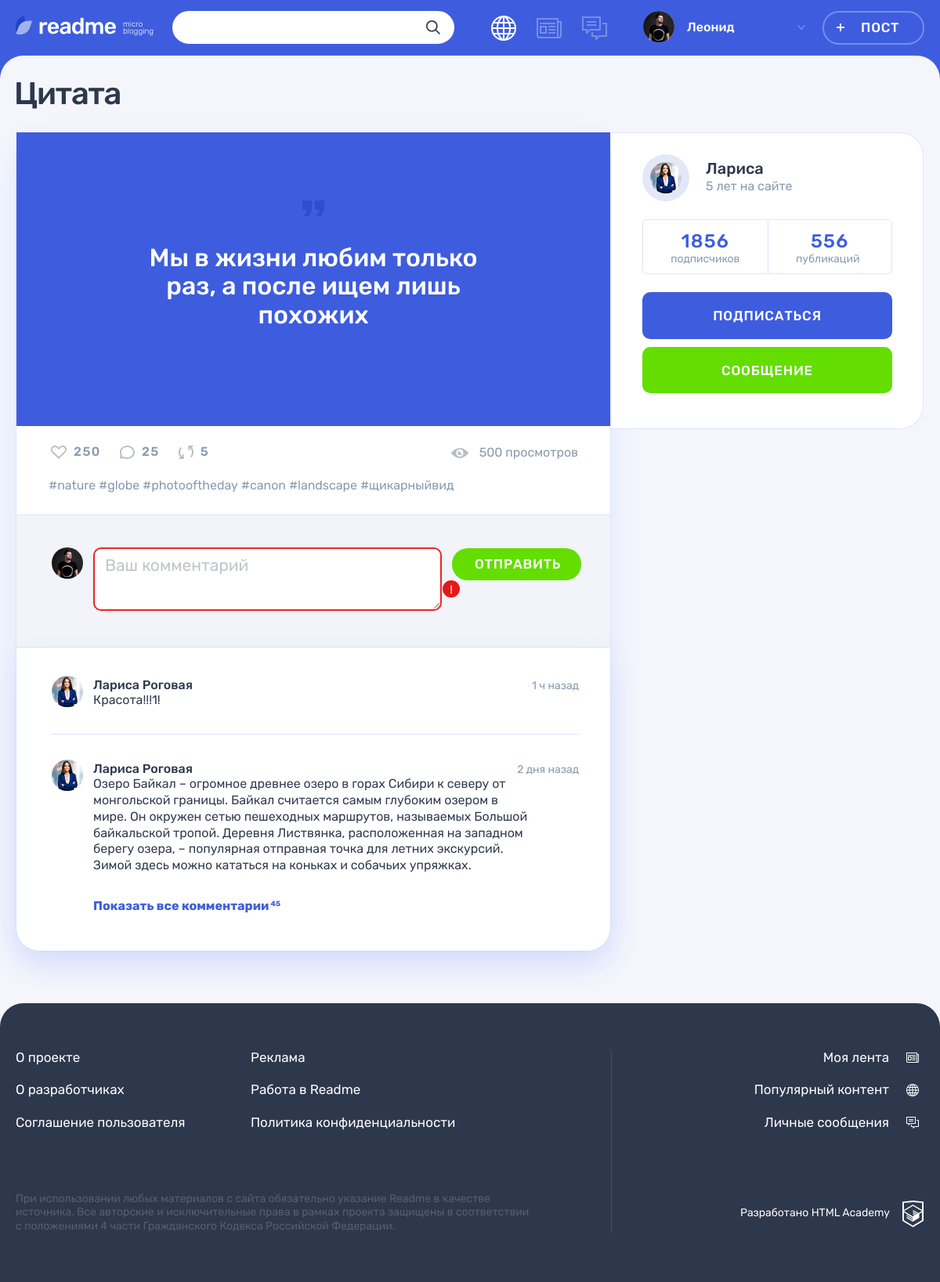
Screenshot of /post.php?post_id=1 with the database file from the repository.
### tables this page shows
CREATE TABLE post (
    id INT AUTO_INCREMENT PRIMARY KEY,
    create_date datetime NOT NULL DEFAULT CURRENT_TIMESTAMP,
    heading char(64) NOT NULL,
    content text DEFAULT NULL,
    author_quote char(64) DEFAULT NULL,
    image char(255) DEFAULT NULL,
    video char(255) DEFAULT NULL,
    link char(255) DEFAULT NULL,
    number_views int(11) DEFAULT NULL,
    users_id int(11) NOT NULL,
    hash_id int(11) NOT NULL,
    type_content_id int(11) NOT NULL,
    FOREIGN KEY (users_id)  REFERENCES users (id),
    FOREIGN KEY (hash_id)  REFERENCES hash (id),
    FOREIGN KEY (type_content_id)  REFERENCES type_content (id)
);

CREATE TABLE users (
   id INT AUTO_INCREMENT PRIMARY KEY,
   registration_date TIMESTAMP DEFAULT CURRENT_TIMESTAMP,
   email VARCHAR(128) NOT NULL UNIQUE,
   name CHAR(255) NOT NULL,
   password CHAR(64) NOT NULL,
   avatar_path CHAR(255) NOT NULL
);

### helpers.php (called while the page is built, shortened)
<?php
function include_template($name, array $data = [])
{
    $name = 'templates/' . $name;
    extract($data);
    require $name;
    $result = ob_get_clean();
    return $result;
}

### post.php (the view, shortened to what this page needs)
<?php
require_once('helpers.php');
require_once('connection.php');
$is_auth = rand(0, 1);
$user_name = 'Леонид';
$title = 'Популярное';
$add_form = false;
$id = filter_input(INPUT_GET, 'post_id', FILTER_VALIDATE_INT);
$sql = 'SELECT p.id, p.heading, p.content, p.image, p.link, p.video, u.name, u.avatar_path, t.class_name
    FROM post p
    JOIN users u ON p.users_id = u.id
    JOIN type_content t ON p.type_content_id = t.id';
if ($id) {
    $sql .= ' WHERE p.id = ' . $id;
    $result = mysqli_query($con, $sql);
    $active_post = mysqli_fetch_array($result, MYSQLI_ASSOC);
}
$post_content = include_template("post-" . $active_post['class_name'] . ".php", ['content' => $active_post]);
$page_content = include_template('one-post.php',
    [
        'content' => $post_content,
        'post' => $active_post
    ]);
$layout_content = include_template('layout.php',
    [
        'content' => $page_content,
        'title' => $title,
        'user_name' => $user_name,
        'is_auth' => $is_auth,
        'add_form' => $add_form
    ]);
print($layout_content);

### templates/post-quote.php (shortened to what this page needs)
<div class="post-details__image-wrapper post-quote">
    <div class="post__main">
        <blockquote>
            <p>
                <?= $content['content'] ?>
            </p>
        </blockquote>
    </div>
</div>

### templates/one-post.php (shortened to what this page needs)
<!DOCTYPE html>
<main class="page__main page__main--publication">
    <div class="container">
        <h1 class="page__title page__title--publication"><?= $post['heading'] ?></h1>
        <section class="post-details">
            <div class="post-details__wrapper post-photo">
                <div class="post-details__main-block post post--details">
                    <?= $content ?>
                    <div class="post__indicators">
                        <div class="post__buttons">
                            <a class="post__indicator post__indicator--likes button" href="#" title="Лайк">
                                <svg class="post__indicator-icon" width="20" height="17">
                                    <use xlink:href="#icon-heart"></use>
                                </svg>
                                <span>250</span>
                            </a>
                            <a class="post__indicator post__indicator--comments button" href="#" title="Комментарии">
                                <svg class="post__indicator-icon" width="19" height="17">
                                    <use xlink:href="#icon-comment"></use>
                                </svg>
                                <span>25</span>
                            </a>
                            <a class="post__indicator post__indicator--repost button" href="#" title="Репост">
                                <svg class="post__indicator-icon" width="19" height="17">
                                    <use xlink:href="#icon-repost"></use>
                                </svg>
                                <span>5</span>
                            </a>
                        </div>
                        <span class="post__view">500 просмотров</span>
                    </div>
                    <ul class="post__tags">
                        <li><a href="#">#nature</a></li>
                        <li><a href="#">#globe</a></li>
                        <li><a href="#">#photooftheday</a></li>
                        <li><a href="#">#canon</a></li>
                        <li><a href="#">#landscape</a></li>
                        <li><a href="#">#щикарныйвид</a></li>
                    </ul>
                    <div class="comments">
                        <form class="comments__form form" action="#" method="post">
                            <div class="comments__my-avatar">
                                <img class="comments__picture" src="img/userpic-medium.jpg" alt="Аватар пользователя">
                            </div>
                            <div class="form__input-section form__input-section--error">
                                <textarea class="comments__textarea form__textarea form__input" placeholder="Ваш комментарий"></textarea>
                                <button class="form__error-button button" type="button">!</button>
                            </div>
                            <button class="comments__submit button button--green" type="submit">Отправить</button>
                        </form>
                        <div class="comments__list-wrapper">
                            <ul class="comments__list">
                                <li class="comments__item user">
                                    <div class="comments__avatar">
                                        <a class="user__avatar-link" href="#">
                                            <img class="comments__picture" src="img/userpic-larisa.jpg" alt="Аватар пользователя">
                                        </a>
                                    </div>
                                    <div class="comments__info">
                                        <div class="comments__name-wrapper">
                                            <a class="comments__user-name" href="#">
                                                <span>Лариса Роговая</span>
                                            </a>
                                            <time class="comments__time" datetime="2019-03-20">1 ч назад</time>
                                        </div>
                                        <p class="comments__text">
                                            Красота!!!1!
                                        </p>
                                    </div>
                                </li>
                                <li class="comments__item user">
                                    <div class="comments__avatar">
                                        <a class="user__avatar-link" href="#">
                                            <img class="comments__picture" src="img/userpic-larisa.jpg" alt="Аватар пользователя">
                                        </a>
                                    </div>
                                    <div class="comments__info">
                                        <div class="comments__name-wrapper">
                                            <a class="comments__user-name" href="#">
                                                <span>Лариса Роговая</span>
                                            </a>
                                            <time class="comments__time" datetime="2019-03-18">2 дня назад</time>
                                        </div>
                                        <p class="comments__text">
                                            Озеро Байкал – огромное древнее озеро в горах Сибири к северу от монгольской границы. Байкал считается самым глубоким озером в мире. Он окружен сетью пешеходных маршрутов, называемых Большой байкальской тропой. Деревня Листвянка, расположенная на западном берегу озера, – популярная отправная точка для летних экскурсий. Зимой здесь можно кататься на коньках и собачьих упряжках.
                                        </p>
                                    </div>
                                </li>
                            </ul>
                            <a class="comments__more-link" href="#">
                                <span>Показать все комментарии</span>
                                <sup class="comments__amount">45</sup>
                            </a>
                        </div>
                    </div>
                </div>
                <div class="post-details__user user">
                    <div class="post-details__user-info user__info">
                        <div class="post-details__avatar user__avatar">
                            <a class="post-details__avatar-link user__avatar-link" href="#">
                                <img class="post-details__picture user__picture" src="uploads/<?= $post['avatar_path'] ?>" alt="Аватар пользователя">
                            </a>
                        </div>
                        <div class="post-details__name-wrapper user__name-wrapper">
                            <a class="post-details__name user__name" href="#">
                                <span><?= $post['name'] ?></span>
                            </a>
                            <time class="post-details__time user__time" datetime="2014-03-20">5 лет на сайте</time>
                        </div>
                    </div>
                    <div class="post-details__rating user__rating">
                        <p class="post-details__rating-item user__rating-item user__rating-item--subscribers">
                            <span class="post-details__rating-amount user__rating-amount">1856</span>
                            <span class="post-details__rating-text user__rating-text">подписчиков</span>
                        </p>
                        <p class="post-details__rating-item user__rating-item user__rating-item--publications">
                            <span class="post-details__rating-amount user__rating-amount">556</span>
                            <span class="post-details__rating-text user__rating-text">публикаций</span>
                        </p>
                    </div>
                    <div class="post-details__user-buttons user__buttons">
                        <button class="user__button user__button--subscription button button--main" type="button">Подписаться</button>
                        <a class="user__button user__button--writing button button--green" href="#">Сообщение</a>
                    </div>
                </div>
            </div>
        </section>
    </div>
</main>

### rows the page displays
post: heading "Цитата", content "Мы в жизни любим только раз, а после ищем лишь похожих", users.avatar_path (picture), users.name "Лариса"

### other values shown
$user_name "Леонид"
